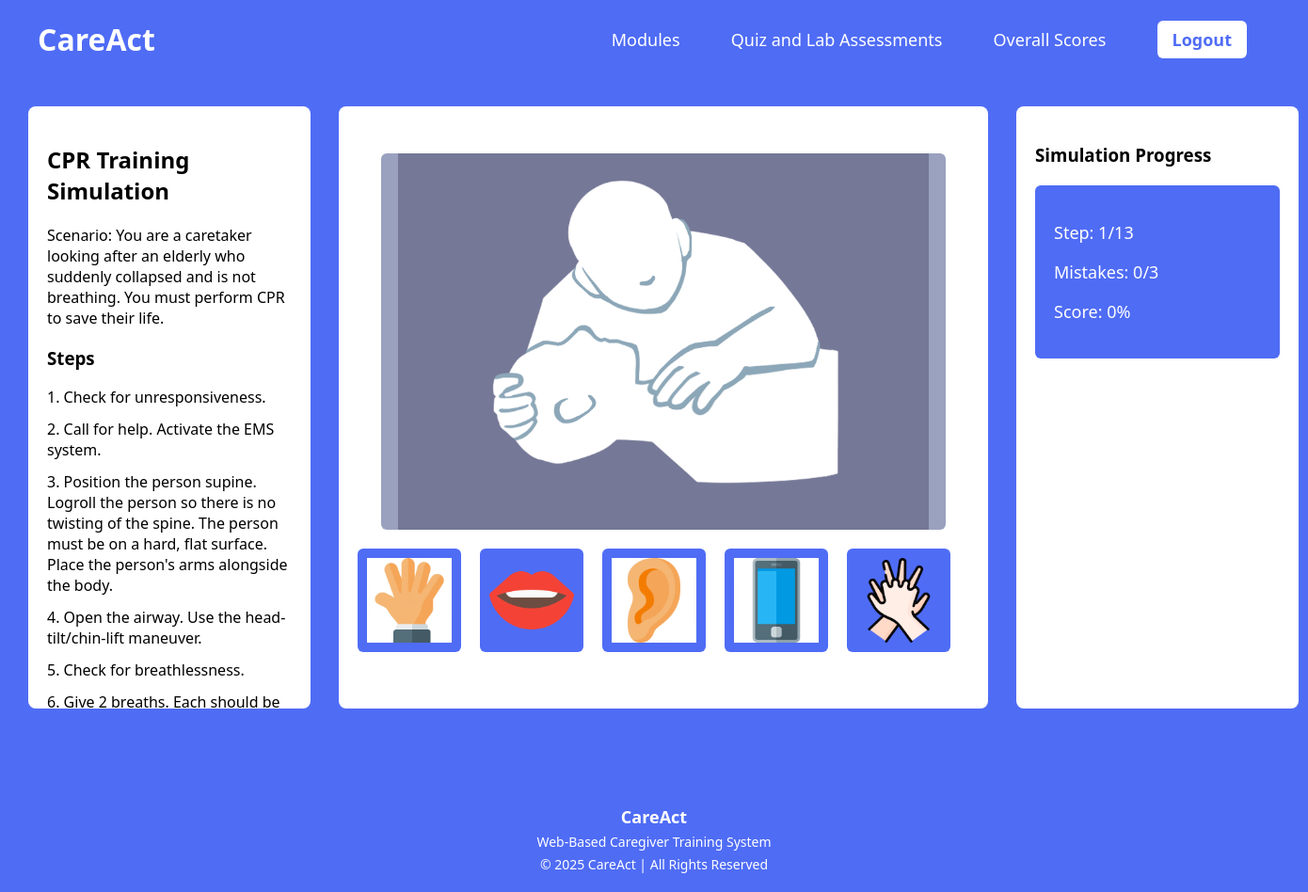
/simulation2.php (signed in), run on the app's committed database.
### tables this page shows
CREATE TABLE `simulation_settings` (
  `sim_id` varchar(50) NOT NULL,
  `sim_title` varchar(255) NOT NULL,
  `scenario` text NOT NULL,
  `score_redirect` varchar(255) NOT NULL,
  `max_mistakes` int(11) NOT NULL DEFAULT 3
);

CREATE TABLE `simulation_steps` (
  `id` int(11) NOT NULL,
  `sim_id` varchar(50) NOT NULL,
  `step_text` text NOT NULL,
  `image` varchar(255) NOT NULL,
  `correct_action` varchar(50) NOT NULL,
  `sort_order` int(11) NOT NULL DEFAULT 0
);

CREATE TABLE `simulation_actions` (
  `id` int(11) NOT NULL,
  `sim_id` varchar(50) NOT NULL,
  `action` varchar(50) NOT NULL COMMENT 'action key e.g. touch, wash, cpr',
  `icon` varchar(255) NOT NULL COMMENT 'path to icon image'
);

### simulation2.php (the view, shortened to what this page needs)
<?php
include "db.php";
$sid  = SIM_ID;
$safe = mysqli_real_escape_string($conn, $sid);
$settingsRow = mysqli_fetch_assoc(mysqli_query($conn,
    "SELECT * FROM simulation_settings WHERE sim_id='$safe'"));
$stepsRes = mysqli_query($conn,
    "SELECT * FROM simulation_steps WHERE sim_id='$safe' ORDER BY sort_order ASC");
$steps = [];
while ($r = mysqli_fetch_assoc($stepsRes)) $steps[] = $r;
$actionsRes = mysqli_query($conn,
    "SELECT * FROM simulation_actions WHERE sim_id='$safe' ORDER BY id ASC");
$actions = [];
while ($r = mysqli_fetch_assoc($actionsRes)) $actions[] = $r;
$totalSteps     = count($steps);
$maxMistakes    = (int)$settingsRow['max_mistakes'];
$simTitle       = htmlspecialchars($settingsRow['sim_title']);
$scenario       = htmlspecialchars($settingsRow['scenario']);
$firstImage         = htmlspecialchars($steps[0]['image'] ?? '');
?>
<!DOCTYPE html>
<html>
<head>
</head>
<body>
<header>
  <div class="logo">CareAct</div>
  <nav>
    <a href="modules.php">Modules</a>
    <a href="quizandlab.php">Quiz and Lab Assessments</a>
    <a href="scores.php">Overall Scores</a>
    <a href="logout.php" class="logout">Logout</a>
  </nav>
</header>
<div class="container">
  <div class="left">
    <h2><?php echo $simTitle; ?></h2>
    <p><?php echo $scenario; ?></p>
    <h3>Steps</h3>
    <div id="stepList">
      <?php foreach ($steps as $i => $step): ?>
      <div class="step"><?php echo htmlspecialchars($step['step_text']); ?></div>
      <?php endforeach; ?>
    </div>
  </div>
  <div class="center">
    <img id="simulationImage" class="sim-image"
         src="<?php echo $firstImage; ?>" alt="Simulation step">
    <div class="actions">
      <?php foreach ($actions as $act): ?>
      <img src="<?php echo htmlspecialchars($act['icon']); ?>"
           class="action"
           title="<?php echo htmlspecialchars($act['action']); ?>"
           onclick="chooseAction('<?php echo htmlspecialchars($act['action']); ?>')">
      <?php endforeach; ?>
    </div>
  </div>
  <div class="right">
    <h3>Simulation Progress</h3>
    <div class="score">
      <p>Step: <span id="stepNum">1</span>/<?php echo $totalSteps; ?></p>
      <p>Mistakes: <span id="mistakes">0</span>/<?php echo $maxMistakes; ?></p>
      <p>Score: <span id="score">0</span>%</p>
    </div>
  </div>
</div>
<footer>
  <h3>CareAct</h3>
  <p>Web-Based Caregiver Training System</p>
  <p>© 2025 CareAct | All Rights Reserved</p>
</footer>
</body>
</html>

### simulation2.php (style rules this page uses)
body { margin:0; font-family:Segoe UI; background:#4f6cf5; }
header { background:#4f6cf5; color:white; padding:20px 40px; display:flex; align-items:center; justify-content:space-between; }
.logo { font-size:32px; font-weight:bold; }
nav a { color:white; text-decoration:none; margin:0 25px; font-size:18px; font-weight:500; }
.logout { background:white; color:#4f6cf5; padding:8px 16px; border-radius:6px; font-weight:bold; }
.container { display:grid; grid-template-columns:300px 1fr 300px; gap:30px; padding:30px; }
.left, .right { background:white; padding:20px; border-radius:8px; height:600px; overflow-y:auto; }
.center { background:white; padding:20px; border-radius:8px; display:flex; flex-direction:column; align-items:center; justify-content:center; }
.sim-image { width:600px; height:400px; background:#9aa1bf; border-radius:6px; object-fit:contain; }
.actions { margin-top:20px; display:flex; align-items:center; gap:20px; overflow-x:auto; overflow-y:hidden; padding-bottom:10px; white-space:nowrap; max-width:650px; }
.action { width:90px; height:90px; background:#4f6cf5; padding:10px; border-radius:6px; cursor:pointer; transition:0.2s; flex-shrink:0; }
.step { margin-bottom:12px; font-size:16px; }
.score { background:#4f6cf5; color:white; padding:20px; margin-top:20px; border-radius:6px; font-size:18px; }
footer { background: #4f6cf5; color: white; text-align: center; padding: 15px 20px; margin-top: 58px; }
footer h3 { margin: 0; font-size: 18px; }
footer p { margin: 5px 0; font-size: 14px; }

### data on the page
simulation_settings: sim_title "CPR Training Simulation", scenario "Scenario: You are a caretaker looking after an elderly who suddenly collapsed and is not breathing. You must perform CPR to save their life.", max_mistakes "3"
simulation_steps: step_text "1. Check for unresponsiveness.", image (picture)
simulation_steps: step_text "2. Call for help. Activate the EMS system."
simulation_steps: step_text "3. Position the person supine. Logroll the person so there is no twisting of the spine. The person must be on a hard, flat surface. Place the person's arms alongside the body."
simulation_steps: step_text "4. Open the airway. Use the head-tilt/chin-lift maneuver."
simulation_steps: step_text "5. Check for breathlessness."
simulation_steps: step_text "6. Give 2 breaths. Each should be…"
simulation_actions: icon (picture)
simulation_actions: icon+action (picture)
simulation_actions: icon (picture)
simulation_actions: icon (picture)
simulation_actions: icon (picture)

### other printed values
$totalSteps "13"
